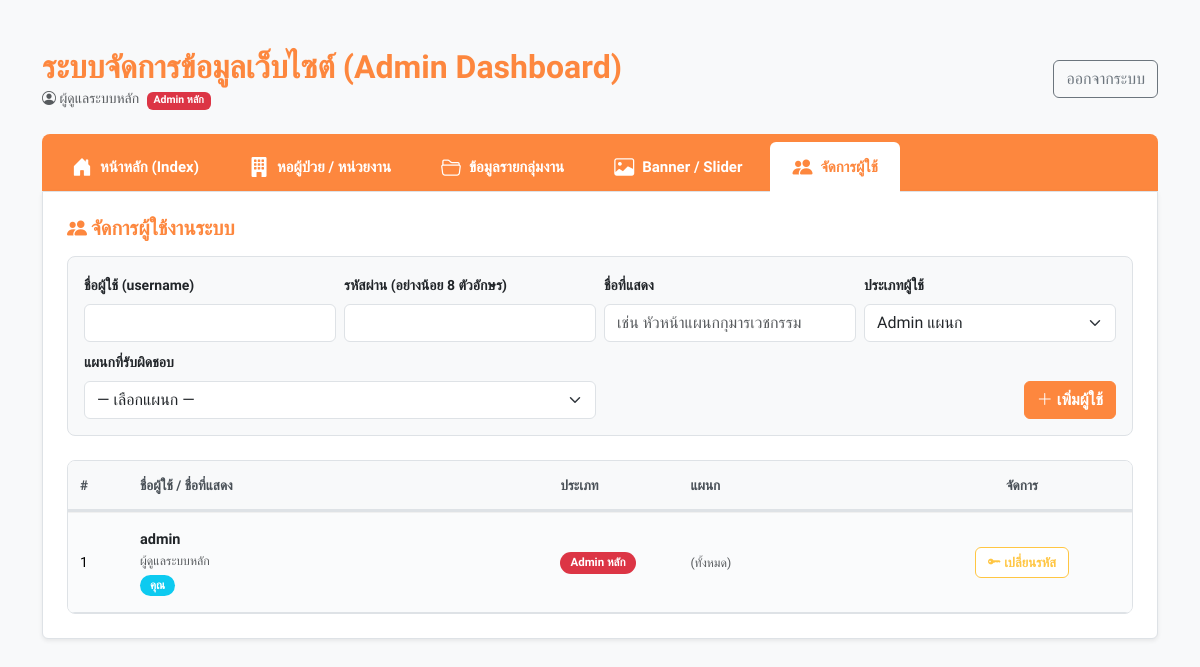
The app's page /admin.php?tab=users (signed in), older data.
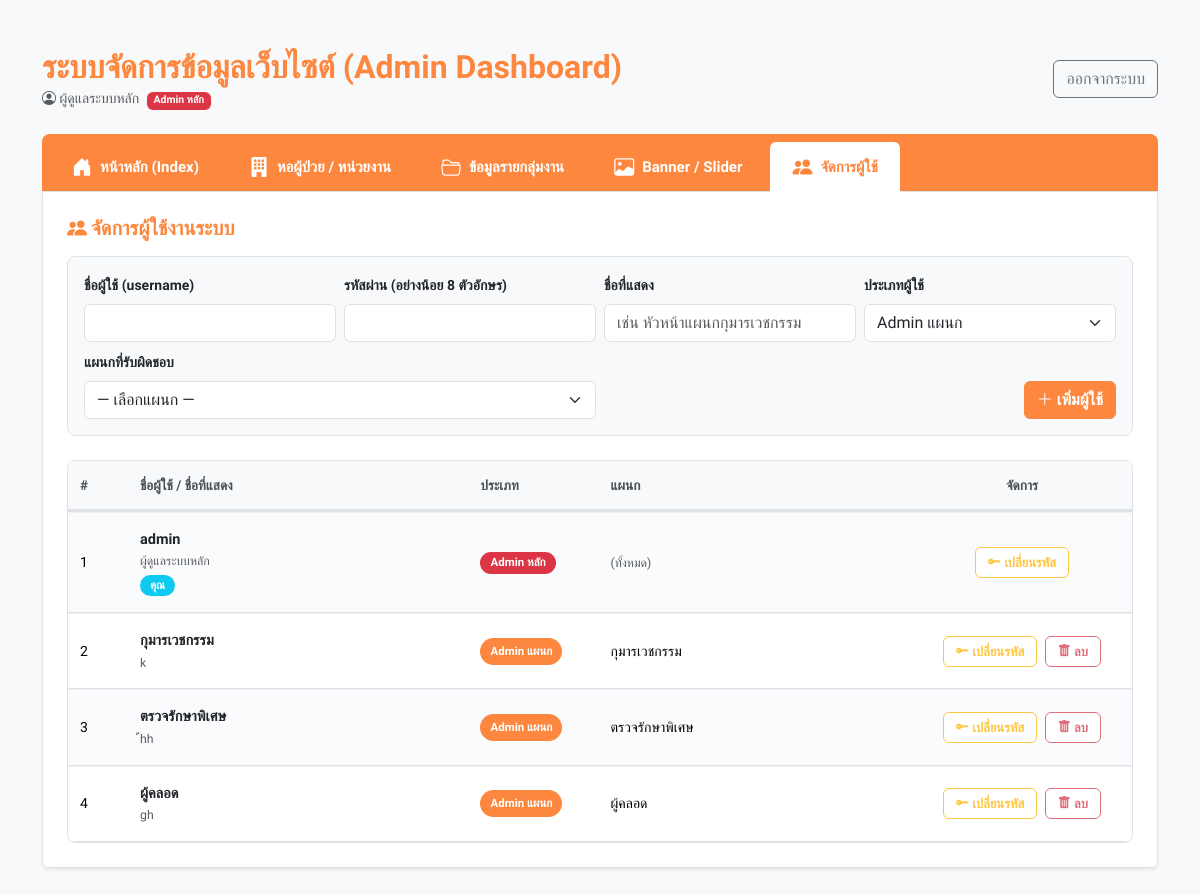
The same page, newer data.
### tables this page shows
CREATE TABLE IF NOT EXISTS `users` (
  `id` int NOT NULL AUTO_INCREMENT,
  `username` varchar(64) NOT NULL,
  `password_hash` varchar(255) NOT NULL,
  `role` enum('main','dept') NOT NULL DEFAULT 'dept',
  `department_id` int DEFAULT NULL,
  `display_name` varchar(128) DEFAULT NULL,
  `created_at` timestamp NULL DEFAULT CURRENT_TIMESTAMP,
  PRIMARY KEY (`id`),
  UNIQUE KEY `username` (`username`),
  KEY `idx_username` (`username`),
  KEY `idx_role` (`role`)
);

CREATE TABLE IF NOT EXISTS `departments` (
  `id` int NOT NULL AUTO_INCREMENT,
  `name` varchar(255) NOT NULL,
  `link_url` varchar(255) DEFAULT NULL,
  PRIMARY KEY (`id`)
);

### admin.php (the view, shortened to what the changed rows need)
<?php
require_once 'connect.php';
$user_role     = $_SESSION['role'] ?? 'main';
$user_dept_id  = $_SESSION['department_id'] ?? null;
$is_main_admin = ($user_role === 'main');
$is_dept_admin = ($user_role === 'dept' && $user_dept_id);
if ($is_dept_admin) {
    $active_tab = 'dept_contents';
    $_GET['dept_id'] = $user_dept_id;
} else {
    $active_tab = $_GET['tab'] ?? 'news';
}
$conn->exec("CREATE TABLE IF NOT EXISTS department_contents (
    id INT AUTO_INCREMENT PRIMARY KEY,
    department_id INT NULL,
    section VARCHAR(50) NOT NULL,
    title VARCHAR(255) NOT NULL,
    content TEXT NULL,
    file_name TEXT NULL,
    link_url VARCHAR(500) NULL,
    sort_order INT NOT NULL DEFAULT 1,
    created_at TIMESTAMP DEFAULT CURRENT_TIMESTAMP,
    INDEX idx_department_section (department_id, section)
) ENGINE=InnoDB DEFAULT CHARSET=utf8mb4");
try {
    $conn->exec("ALTER TABLE department_contents MODIFY department_id INT NULL");
} catch (Exception $e) { }
try {
    $conn->exec("ALTER TABLE department_contents MODIFY file_name TEXT NULL");
} catch (Exception $e) { }
$conn->exec("CREATE TABLE IF NOT EXISTS banners (
    id INT AUTO_INCREMENT PRIMARY KEY,
    department_id INT NULL,
    title VARCHAR(255) NOT NULL,
    subtitle TEXT NULL,
    image_name VARCHAR(500) NULL,
    link_url VARCHAR(500) NULL,
    sort_order INT NOT NULL DEFAULT 1,
    is_active TINYINT(1) NOT NULL DEFAULT 1,
    created_at TIMESTAMP DEFAULT CURRENT_TIMESTAMP
) ENGINE=InnoDB DEFAULT CHARSET=utf8mb4");
try {
    $conn->exec("ALTER TABLE banners ADD COLUMN department_id INT NULL AFTER id");
} catch (Exception $e) { }
?>
<!DOCTYPE html>
<html lang="th">
<head>
    <link href="https://cdn.jsdelivr.net/npm/bootstrap@5.3.3/dist/css/bootstrap.min.css" rel="stylesheet">
    <link rel="stylesheet" href="https://cdn.jsdelivr.net/npm/bootstrap-icons@1.11.0/font/bootstrap-icons.css">
    <link rel="stylesheet" href="https://cdn.jsdelivr.net/npm/flatpickr/dist/flatpickr.min.css">
    <link rel="stylesheet" href="admin.css">
</head>
<body class="bg-light">
<div class="container my-5">
    <div class="d-flex flex-column flex-md-row justify-content-between align-items-start align-items-md-center mb-4 gap-3">
        <div>
            <h2 class="mb-0 text-hospital fw-bold">ระบบจัดการข้อมูลเว็บไซต์ (Admin Dashboard)</h2>
        </div>
    </div>
    <div class="tab-content bg-white p-4 border rounded-bottom shadow-sm">
        <?php if($active_tab == 'users' && $is_main_admin):
            $all_users = $conn->query("SELECT u.*, d.name AS dept_name FROM users u LEFT JOIN departments d ON d.id = u.department_id ORDER BY u.role ASC, u.id ASC")->fetchAll(PDO::FETCH_ASSOC);
        ?>
        <div>
            <div class="admin-table-scroll mt-4">
            <table class="table align-middle mb-0">
                <thead>
                    <tr>
                        <th style="width:60px;">#</th>
                        <th>ชื่อผู้ใช้ / ชื่อที่แสดง</th>
                        <th style="width:130px;">ประเภท</th>
                        <th>แผนก</th>
                        <th style="width:220px;">จัดการ</th>
                    </tr>
                </thead>
                <tbody>
                    <?php foreach ($all_users as $u): ?>
                    <tr>
                        <td><?= (int)$u['id'] ?></td>
                        <td>
                            <strong><?= htmlspecialchars($u['username']) ?></strong>
                            <?php if (!empty($u['display_name']) && $u['display_name'] !== $u['username']): ?>
                                <div class="small text-muted"><?= htmlspecialchars($u['display_name']) ?></div>
                            <?php endif; ?>
                            <?php if ((int)$u['id'] === (int)$_SESSION['user_id']): ?>
                                <span class="badge bg-info mt-1">คุณ</span>
                            <?php endif; ?>
                        </td>
                        <td>
                            <?php if ($u['role'] === 'main'): ?>
                                <span class="badge bg-danger">Admin หลัก</span>
                            <?php else: ?>
                                <span class="badge-orange-style">Admin แผนก</span>
                            <?php endif; ?>
                        </td>
                        <td>
                            <?php if ($u['role'] === 'main'): ?>
                                <span class="text-muted small">(ทั้งหมด)</span>
                            <?php elseif (!empty($u['dept_name'])): ?>
                                <?= htmlspecialchars($u['dept_name']) ?>
                            <?php else: ?>
                                <span class="text-danger small">ไม่มีแผนก</span>
                            <?php endif; ?>
                        </td>
                        <td>
                            <button type="button" class="btn btn-outline-edit-style btn-sm" data-bs-toggle="modal" data-bs-target="#pwdModal<?= (int)$u['id'] ?>">
                                <i class="bi bi-key-fill"></i> เปลี่ยนรหัส
                            </button>
                            <?php if ((int)$u['id'] !== (int)$_SESSION['user_id']): ?>
                                <a href="admin.php?tab=users&del_user=<?= (int)$u['id'] ?>" class="btn btn-outline-delete-style btn-sm" onclick="return confirm('ยืนยันการลบผู้ใช้ <?= htmlspecialchars(addslashes($u['username'])) ?> ?')">
                                    <i class="bi bi-trash-fill"></i> ลบ
                                </a>
                            <?php endif; ?>
                        </td>
                    </tr>
                    <?php endforeach; ?>
                </tbody>
            </table>
            </div>
        </div>
        <?php endif; ?>
    </div></div>
</body>
</html>

Row changes from the older to the newer data that the page shows:
added users: id "2", username "กุมารเวชกรรม", display_name "k", role "Admin แผนก", department.name "กุมารเวชกรรม"
added users: id "3", username "ตรวจรักษาพิเศษ", display_name "้้hh", role "Admin แผนก", department.name "ตรวจรักษาพิเศษ"
added users: id "4", username "ผู้คลอด", display_name "gh", role "Admin แผนก", department.name "ผู้คลอด"
